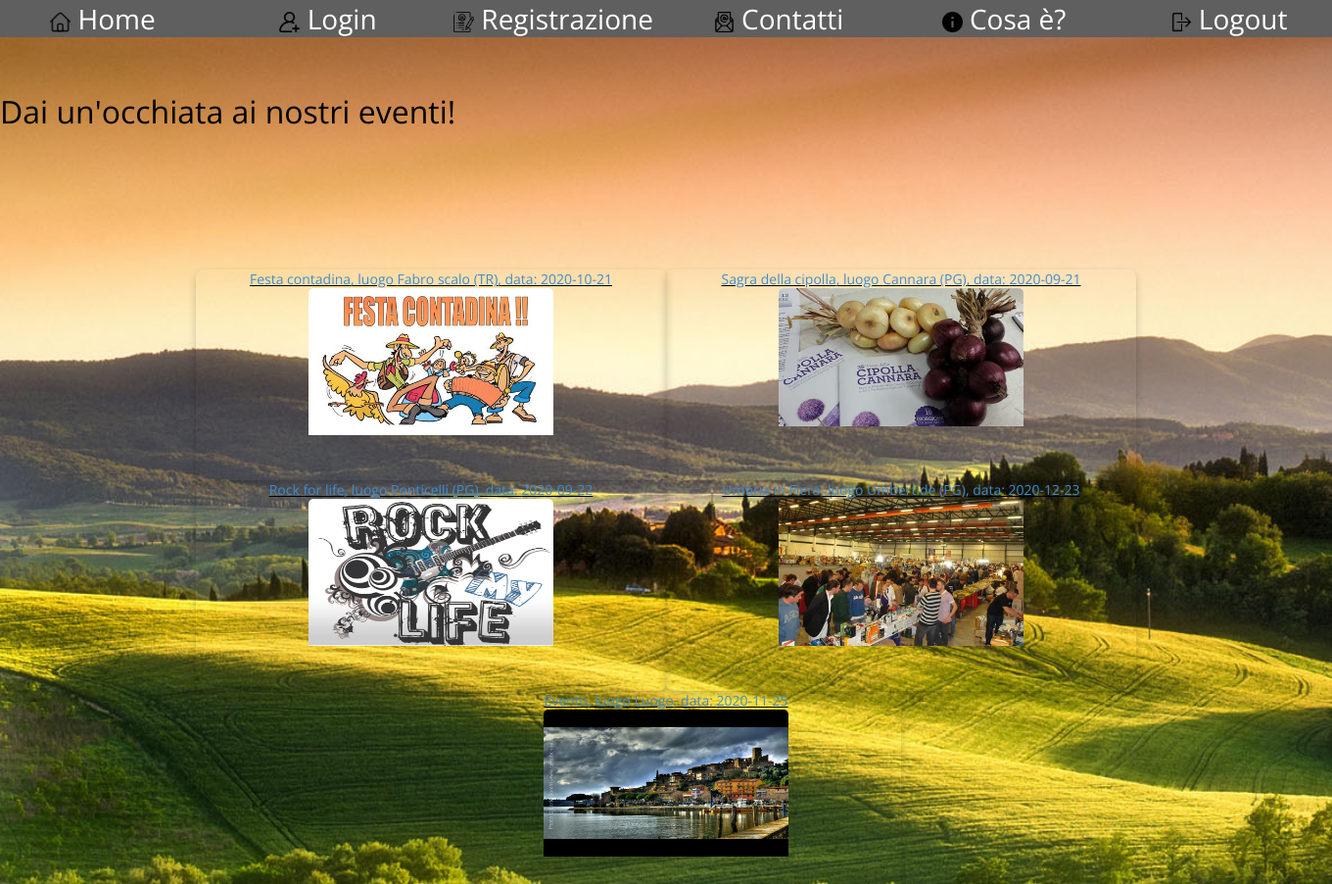
The page /php/glance.php on the database its author committed.
### tables this page shows
CREATE TABLE `eventi` (
  `ideventi` int(11) NOT NULL AUTO_INCREMENT,
  `tipologia` varchar(45) NOT NULL,
  `datainserimento` date NOT NULL,
  `maxpartecipanti` int(11) NOT NULL,
  `nome` varchar(45) NOT NULL,
  `cognome` varchar(45) NOT NULL,
  `descrizione` text,
  `dataevento` date NOT NULL,
  `titolo` varchar(45) NOT NULL,
  `luogo` varchar(45) NOT NULL,
  `image` varchar(45) DEFAULT NULL,
  `nomeutente` varchar(45) NOT NULL,
  PRIMARY KEY (`ideventi`)
);

### php/glance.php (the view, shortened to what this page needs)
<!DOCTYPE html>
<html lang="it">
    <head>
        <link href="../css/style.css" rel="stylesheet" type="text/css">
    </head>
    <header>
        <div class="nav-bar">
            <nav class="menu">
                <a href="../index.php"> <img src="../Immagini/home.png" width="21" height="21" alt="Home"> Home </a>
                <a href="./login.php"> <img src="../Immagini/add.png" width="21" height="21" alt="Login"> Login </a>
                <a href="./register.php"> <img src="../Immagini/register.png" width="21" height="21" alt="Registrazione"> Registrazione </a>
                <a href="./contatti.php"> <img src="../Immagini/mail.png" width="21" height="21" alt="Contatti"> Contatti </a>
                <a href="../html/manuale.html"> <img src="../Immagini/info.png" width="21" height="21" alt="Cosa è"> Cosa è? </a>
                <a href="./logout.php"> <img src="../Immagini/logout.png" width="21" height="21" alt="Logout"> Logout </a>
            </nav>
        </div>
    </header>
    <body>
        <h1 class="titoletto-glance">
            Dai un'occhiata ai nostri eventi!
        </h1>
        <div class="riquadroacarte">
            <?php
                require_once('./connection.php');
                $sagra =
                        "
                            SELECT *
                            FROM eventi
                            WHERE tipologia = 'sagra'
                        ";
                $sagre_elenco = $dbCon->query($sagra ) or trigger_error($dbCon->error."[ $sagra ]");
                while($sagre = $sagre_elenco->fetch_object()) {
                    print("<a href='./mostra_eventi.php'>");
                    print("<div class ='card'>");
                    print($sagre->titolo . ", luogo " .$sagre->luogo. ", data: ". $sagre->dataevento);
                    print("<img src='" . $sagre->image . "' alt='Sagre' style='width:100%'> ");
                    print("</div>");
                    print("</a>");
                    print("<br>");
                }
                $concerto =
                        "
                            SELECT *
                            FROM eventi
                            WHERE tipologia = 'concerto'
                        ";
                $concerto_elenco = $dbCon->query($concerto ) or trigger_error($dbCon->error."[ $concerto ]");
                while($concerti = $concerto_elenco->fetch_object()) {
                    print("<a href='./mostra_eventi.php'>");
                    print("<div class='card'>");
                    print($concerti->titolo . ", luogo " .$concerti->luogo. ", data: ". $concerti->dataevento);
                    print("<img src='" . $concerti->image . "' alt='Concerti' style='width:100%'>  ");
                    print("</div>");
                    print("</a>");
                    print("<br>");
                }
                $evento =
                        "
                            SELECT *
                            FROM eventi
                            WHERE tipologia = 'eventi'
                        ";
                $eventi_elenco = $dbCon->query($evento ) or trigger_error($dbCon->error."[ $evento ]");
                while($eventi = $eventi_elenco->fetch_object()) {
                    print("<a href='./mostra_eventi.php'>");
                    print("<div class='card'>");
                    print($eventi->titolo . ", luogo " .$eventi->luogo. ", data: ". $eventi->dataevento);
                    print("<img src='" . $eventi->image . "' alt='Eventi' style='width:100%'> ");
                    print("</div>");
                    print("</a>");
                    print("<br>");
                }
            ?>
        </div>
    </body>
</html>

### css/style.css (style rules this page uses)
* { padding: 0; margin: 0; font: 14px 'Open sans', sans-serif; color: black; transition: all .4s ease-in-out; }
body { background-image: url("../Immagini/sfondo.jpg"); background-repeat: no-repeat; background-attachment: fixed; background-size: cover; text-align: center; }
h1 { margin: 0; margin-bottom: 20px; font-size: 32px; color: black; }
img { border-radius: 5px 5px 0 0; max-width: 250px; max-height: 150px; }
audio, canvas, iframe, img, svg, video { vertical-align: middle; }
nav { display: flex; justify-content: center; align-content: center; }
.riquadroacarte { display: flex; flex-direction: row; flex-wrap: wrap; justify-content: center; align-items: center; align-content: space-around; position: absolute; top: 30%; }
.card { overflow: visible; display: block; height: 200px; width: 450px; padding: 0 15px 15px; color: #428bca; text-decoration: none; box-shadow: 0 4px 8px 0 rgba(0,0,0,0.2); transition: 0.4s; border-radius: 8px; }
.titoletto-glance { position: absolute; top: 10%; }
.nav-bar { position: absolute; top: 0; left: 0; width: 100%; background: #5F5F5F; text-align: center; height: 38px; display: flex; justify-content: center; align-content: center; transition: all .4s ease-in-out; }
nav a { align-self: center; text-decoration: none; color: black; width: 230px; font-size: 2em; color: white; }

### rows shown on the page
eventi: titolo "Festa contadina", luogo "Fabro scalo (TR)", dataevento "2020-10-21", image (picture)
eventi: titolo "Sagra della cipolla", luogo "Cannara (PG)", dataevento "2020-09-21", image (picture)
eventi: titolo "Rock for life", luogo "Ponticelli (PG)", dataevento "2020-09-22", image (picture)
eventi: titolo "Umbria in Fiera", luogo "Umbertide (PG)", dataevento "2020-12-23", image (picture)
eventi: titolo "Evento", luogo "Luogo", dataevento "2020-11-25", image (picture)
